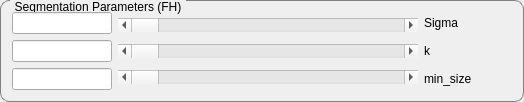
             <widget class="QGroupBox" name="groupBox_8">
              <property name="styleSheet">
               <string notr="true">QGroupBox {
    border: 1px solid gray;
    border-radius: 9px;
    margin-top: 0.5em;
}

QGroupBox::title {
    subcontrol-origin: margin;
    left: 10px;
    padding: 0 3px 0 3px;
}</string>
              </property>
              <property name="title">
               <string>Segmentation Parameters (FH)</string>
              </property>
              <layout class="QHBoxLayout" name="horizontalLayout_5">
               <item>
                <layout class="QVBoxLayout" name="verticalLayout_5">
                 <property name="sizeConstraint">
                  <enum>QLayout::SetMinimumSize</enum>
                 </property>
                 <item>
                  <widget class="QLineEdit" name="tb_sigma">
                   <property name="maximumSize">
                    <size>
                     <width>100</width>
                     <height>16777215</height>
                    </size>
                   </property>
                  </widget>
                 </item>
                 <item>
                  <widget class="QLineEdit" name="tb_k">
                   <property name="maximumSize">
                    <size>
                     <width>100</width>
                     <height>16777215</height>
                    </size>
                   </property>
                  </widget>
                 </item>
                 <item>
                  <widget class="QLineEdit" name="tb_min_size">
                   <property name="maximumSize">
                    <size>
                     <width>100</width>
                     <height>16777215</height>
                    </size>
                   </property>
                  </widget>
                 </item>
                </layout>
               </item>
               <item>
                <layout class="QVBoxLayout" name="verticalLayout_6">
                 <property name="sizeConstraint">
                  <enum>QLayout::SetDefaultConstraint</enum>
                 </property>
                 <item>
                  <widget class="QScrollBar" name="scroll_sigma">
                   <property name="minimumSize">
                    <size>
                     <width>300</width>
                     <height>0</height>
                    </size>
                   </property>
                   <property name="maximum">
                    <number>100</number>
                   </property>
                   <property name="singleStep">
                    <number>1</number>
                   </property>
                   <property name="orientation">
                    <enum>Qt::Horizontal</enum>
                   </property>
                  </widget>
                 </item>
                 <item>
                  <widget class="QScrollBar" name="scroll_k">
                   <property name="minimumSize">
                    <size>
                     <width>300</width>
                     <height>0</height>
                    </size>
                   </property>
                   <property name="maximum">
                    <number>500</number>
                   </property>
                   <property name="singleStep">
                    <number>1</number>
                   </property>
                   <property name="orientation">
                    <enum>Qt::Horizontal</enum>
                   </property>
                  </widget>
                 </item>
                 <item>
                  <widget class="QScrollBar" name="scroll_min_size">
                   <property name="minimumSize">
                    <size>
                     <width>300</width>
                     <height>0</height>
                    </size>
                   </property>
                   <property name="maximum">
                    <number>5000</number>
                   </property>
                   <property name="singleStep">
                    <number>1</number>
                   </property>
                   <property name="orientation">
                    <enum>Qt::Horizontal</enum>
                   </property>
                  </widget>
                 </item>
                </layout>
               </item>
               <item>
                <layout class="QVBoxLayout" name="verticalLayout_11">
                 <item>
                  <widget class="QLabel" name="label">
                   <property name="text">
                    <string>Sigma</string>
                   </property>
                  </widget>
                 </item>
                 <item>
                  <widget class="QLabel" name="label_5">
                   <property name="text">
                    <string>k</string>
                   </property>
                  </widget>
                 </item>
                 <item>
                  <widget class="QLabel" name="label_4">
                   <property name="text">
                    <string>min_size</string>
                   </property>
                  </widget>
                 </item>
                </layout>
               </item>
               <item>
                <spacer name="horizontalSpacer_3">
                 <property name="orientation">
                  <enum>Qt::Horizontal</enum>
                 </property>
                 <property name="sizeHint" stdset="0">
                  <size>
                   <width>40</width>
                   <height>20</height>
                  </size>
                 </property>
                </spacer>
               </item>
              </layout>
             </widget>
